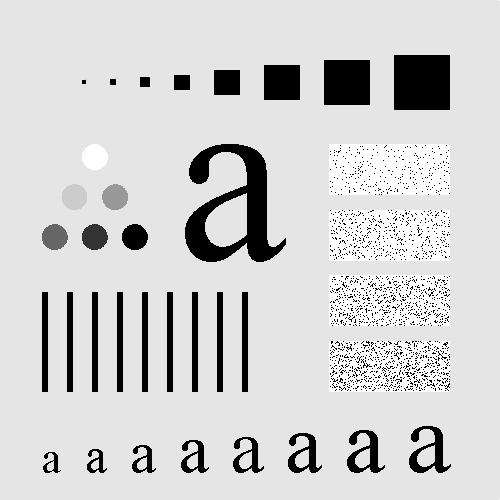
%> input picture VISION POR COMPUTADORA/EJERCICIOS/CAPITULO 4/Fig3.35(a).jpg, 500 x 500 px
$ octave Fromh2H.m   (GNU Octave 9; MATLAB toolbox functions it lacks are replaced by stand-ins)
%> lines starting %> are read from the running program, lines starting %| are printed output that depends on the picture
clear all
close all

f=double(imread('fig3.35(a).jpg'));
%> f: size 500x500 double; min 0, max 255, mean 207.4; mean of the top-left, top-right, bottom-left and bottom-right quarters 210.3, 200.6, 202.9, 215.7
h = fspecial('average')
gs = imfilter(double(f), h);
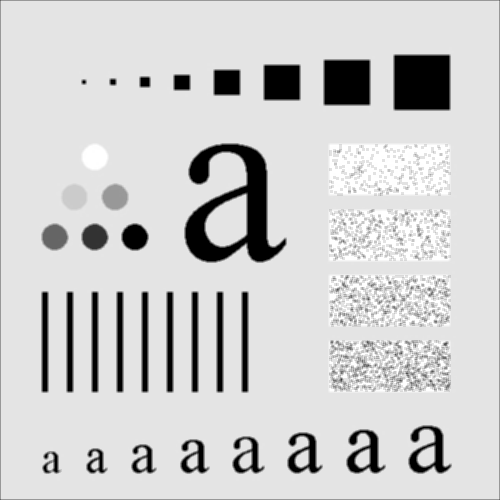
%> gs: size 500x500 double; min 0, max 255, mean 206.8; drawn with min black and max white
h=[-2 -1 0; -1 0 1; 0 1 2]
%PQ = paddedsize(size(f));
PQ = size(f);
%> PQ = [500 500]
H = freqz2(h, PQ(1), PQ(2));

subplot(1,2,1)
imshow(abs(H), [ ])
subplot(1,2,2)
mesh(abs(H))
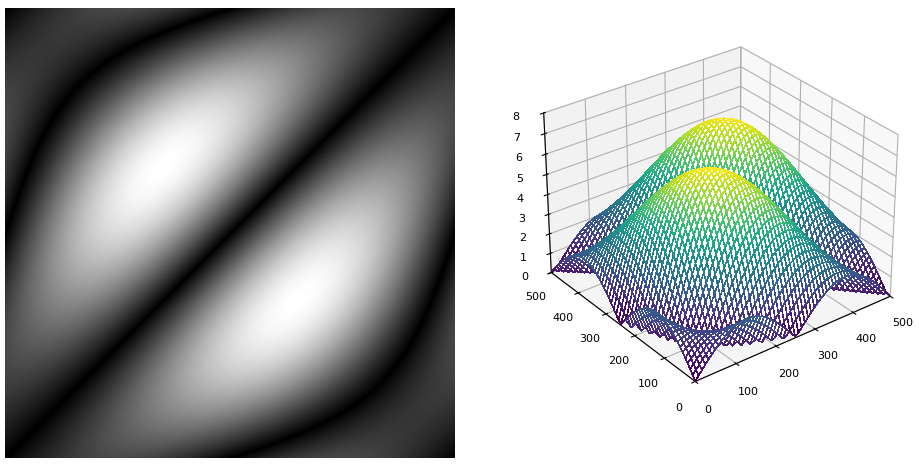
%> figure redrawn from the program's plot data, 2 panels

F=fft2(f);
F2=fftshift(F);
F3=F2.*H;
F4=ifftshift(F3);
gf=ifft2(F4);
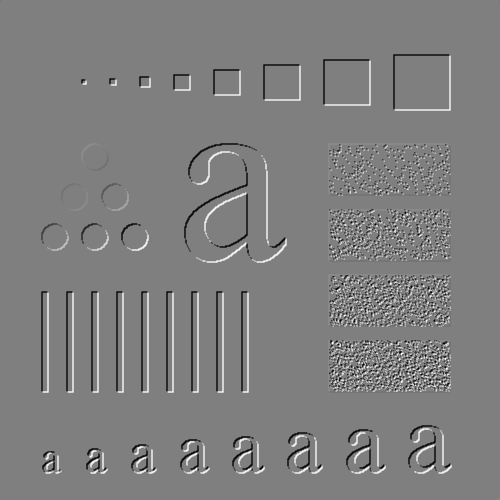
%> gf: size 500x500 double; min -1020, max 1020, mean 0; drawn with min black and max white

figure
subplot(1,2,1)
imshow(gs, [ ])
title('Space')
subplot(1,2,2)
imshow(real(gf), [ ])
title('Frequency')
